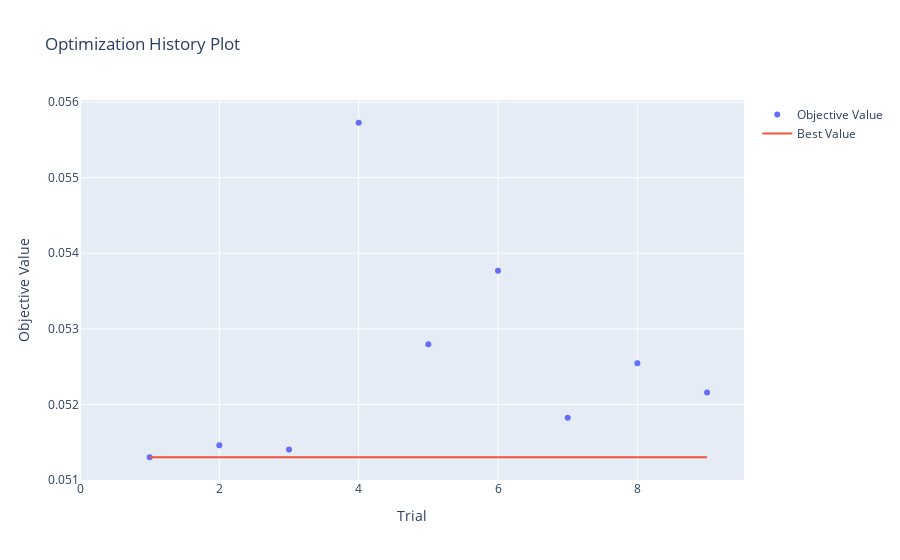
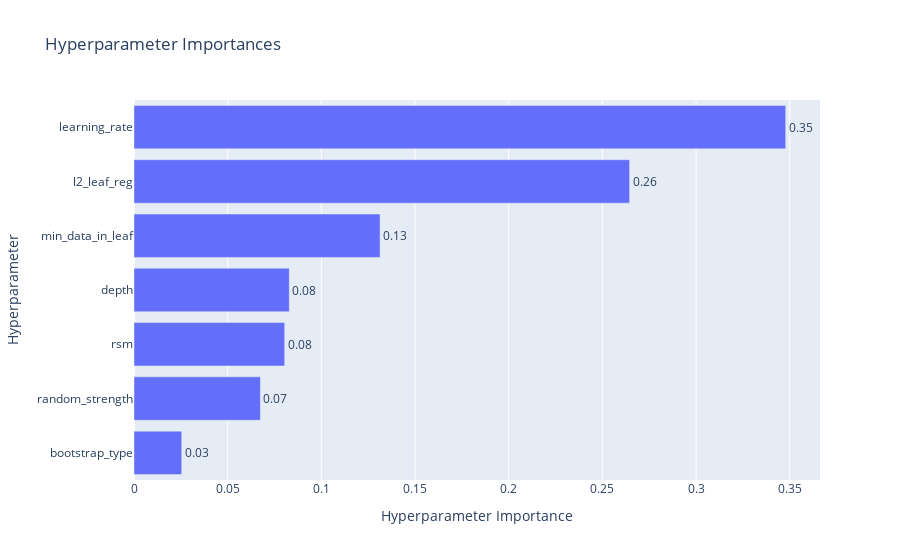
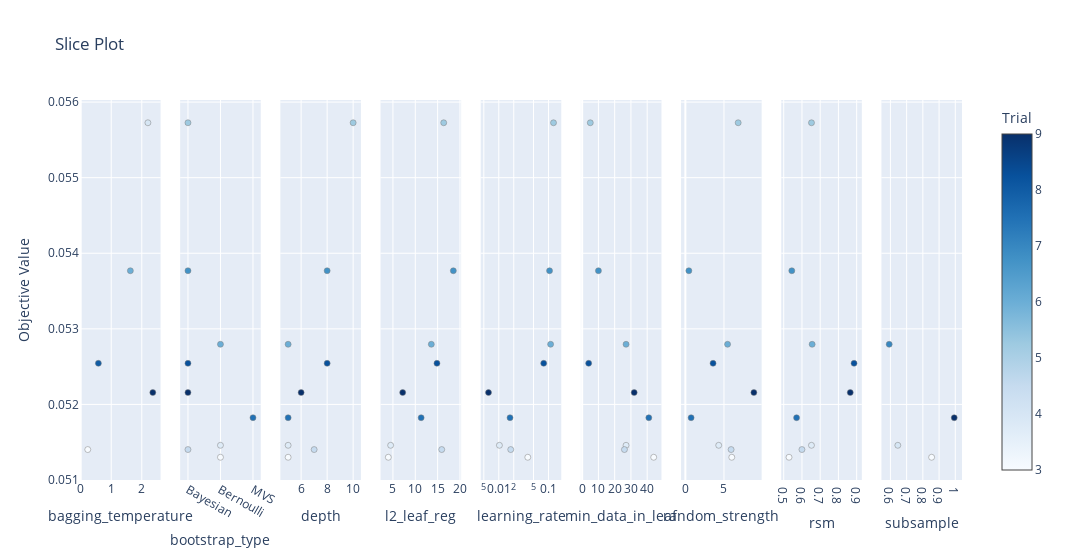

Here is the notebook cell these charts were saved with, in order:
### Code cell
# =========================
# ВИЗУАЛИЗАЦИЯ РЕЗУЛЬТАТОВ OPTUNA
# =========================
try:
    import optuna.visualization as vis
    
    # История оптимизации
    fig1 = vis.plot_optimization_history(study)
    fig1.show()
    
    # Важность параметров
    fig2 = vis.plot_param_importances(study)
    fig2.show()
    
    # Slice plot
    fig3 = vis.plot_slice(study)
    fig3.show()
    
except ImportError:
    print("Install plotly for visualizations: pip install plotly")
    print("\nTop 10 trials:")
    trials_df = study.trials_dataframe()
    print(trials_df.nsmallest(10, 'value')[['number', 'value', 'params_learning_rate', 'params_depth', 'params_l2_leaf_reg']])

### Figure 1 — Plotly figure (JSON) as saved in the notebook; plotly's stock layout.template omitted (floating-point values rounded to 4 significant figures)
{"data": [{"mode": "markers", "name": "Objective Value", "type": "scatter", "x": [1, 2, 3, 4, 5, 6, 7, 8, 9], "y": [0.0513, 0.05146, 0.0514, 0.05573, 0.0528, 0.05377, 0.05182, 0.05254, 0.05216]}, {"mode": "lines", "name": "Best Value", "type": "scatter", "x": [0, 1, 2, 3, 4, 5, 6, 7, 8, 9], "y": [null, 0.0513, 0.0513, 0.0513, 0.0513, 0.0513, 0.0513, 0.0513, 0.0513, 0.0513]}, {"marker": {"color": "#cccccc"}, "mode": "markers", "name": "Infeasible Trial", "showlegend": false, "type": "scatter", "x": [], "y": []}], "layout": {"title": {"text": "Optimization History Plot"}, "xaxis": {"title": {"text": "Trial"}}, "yaxis": {"title": {"text": "Objective Value"}}}}

### Figure 2 — Plotly figure (JSON) as saved in the notebook; plotly's stock layout.template omitted (floating-point values rounded to 4 significant figures)
{"data": [{"cliponaxis": false, "hovertemplate": ["bootstrap_type (CategoricalDistribution): 0.025474040782969914<extra></extra>", "random_strength (FloatDistribution): 0.06745260073410711<extra></extra>", "rsm (FloatDistribution): 0.08042859227131058<extra></extra>", "depth (IntDistribution): 0.08287972717530018<extra></extra>", "min_data_in_leaf (IntDistribution): 0.13135215262799713<extra></extra>", "l2_leaf_reg (FloatDistribution): 0.26454163265082353<extra></extra>", "learning_rate (FloatDistribution): 0.3478712537574915<extra></extra>"], "name": "Objective Value", "orientation": "h", "text": ["0.03", "0.07", "0.08", "0.08", "0.13", "0.26", "0.35"], "textposition": "outside", "type": "bar", "x": [0.02547, 0.06745, 0.08043, 0.08288, 0.1314, 0.2645, 0.3479], "y": ["bootstrap_type", "random_strength", "rsm", "depth", "min_data_in_leaf", "l2_leaf_reg", "learning_rate"]}], "layout": {"title": {"text": "Hyperparameter Importances"}, "xaxis": {"title": {"text": "Hyperparameter Importance"}}, "yaxis": {"title": {"text": "Hyperparameter"}}}}

### Figure 3 — Plotly figure (JSON) as saved in the notebook; plotly's stock layout.template omitted (floating-point values rounded to 4 significant figures)
{"data": [{"marker": {"color": [3, 4, 6, 8, 9], "colorbar": {"title": {"text": "Trial"}, "x": 1, "xpad": 40}, "colorscale": [[0, "rgb(247,251,255)"], [0.125, "rgb(222,235,247)"], [0.25, "rgb(198,219,239)"], [0.375, "rgb(158,202,225)"], [0.5, "rgb(107,174,214)"], [0.625, "rgb(66,146,198)"], [0.75, "rgb(33,113,181)"], [0.875, "rgb(8,81,156)"], [1, "rgb(8,48,107)"]], "line": {"color": "Grey", "width": 0.5}, "showscale": true}, "mode": "markers", "name": "Feasible Trial", "showlegend": false, "type": "scatter", "x": [0.2323, 2.201, 1.627, 0.5793, 2.361], "xaxis": "x", "y": [0.0514, 0.05573, 0.05377, 0.05254, 0.05216], "yaxis": "y"}, {"marker": {"color": [1, 2, 3, 4, 5, 6, 7, 8, 9], "colorbar": {"title": {"text": "Trial"}, "x": 1, "xpad": 40}, "colorscale": [[0, "rgb(247,251,255)"], [0.125, "rgb(222,235,247)"], [0.25, "rgb(198,219,239)"], [0.375, "rgb(158,202,225)"], [0.5, "rgb(107,174,214)"], [0.625, "rgb(66,146,198)"], [0.75, "rgb(33,113,181)"], [0.875, "rgb(8,81,156)"], [1, "rgb(8,48,107)"]], "line": {"color": "Grey", "width": 0.5}, "showscale": false}, "mode": "markers", "name": "Feasible Trial", "showlegend": false, "type": "scatter", "x": ["Bernoulli", "Bernoulli", "Bayesian", "Bayesian", "Bernoulli", "Bayesian", "MVS", "Bayesian", "Bayesian"], "xaxis": "x2", "y": [0.0513, 0.05146, 0.0514, 0.05573, 0.0528, 0.05377, 0.05182, 0.05254, 0.05216], "yaxis": "y2"}, {"marker": {"color": [1, 2, 3, 4, 5, 6, 7, 8, 9], "colorbar": {"title": {"text": "Trial"}, "x": 1, "xpad": 40}, "colorscale": [[0, "rgb(247,251,255)"], [0.125, "rgb(222,235,247)"], [0.25, "rgb(198,219,239)"], [0.375, "rgb(158,202,225)"], [0.5, "rgb(107,174,214)"], [0.625, "rgb(66,146,198)"], [0.75, "rgb(33,113,181)"], [0.875, "rgb(8,81,156)"], [1, "rgb(8,48,107)"]], "line": {"color": "Grey", "width": 0.5}, "showscale": false}, "mode": "markers", "name": "Feasible Trial", "showlegend": false, "type": "scatter", "x": [5, 5, 7, 10, 5, 8, 5, 8, 6], "xaxis": "x3", "y": [0.0513, 0.05146, 0.0514, 0.05573, 0.0528, 0.05377, 0.05182, 0.05254, 0.05216], "yaxis": "y3"}, {"marker": {"color": [1, 2, 3, 4, 5, 6, 7, 8, 9], "colorbar": {"title": {"text": "Trial"}, "x": 1, "xpad": 40}, "colorscale": [[0, "rgb(247,251,255)"], [0.125, "rgb(222,235,247)"], [0.25, "rgb(198,219,239)"], [0.375, "rgb(158,202,225)"], [0.5, "rgb(107,174,214)"], [0.625, "rgb(66,146,198)"], [0.75, "rgb(33,113,181)"], [0.875, "rgb(8,81,156)"], [1, "rgb(8,48,107)"]], "line": {"color": "Grey", "width": 0.5}, "showscale": false}, "mode": "markers", "name": "Feasible Trial", "showlegend": false, "type": "scatter", "x": [3.964, 4.485, 15.92, 16.36, 13.59, 18.52, 11.31, 14.85, 7.178], "xaxis": "x4", "y": [0.0513, 0.05146, 0.0514, 0.05573, 0.0528, 0.05377, 0.05182, 0.05254, 0.05216], "yaxis": "y4"}, {"marker": {"color": [1, 2, 3, 4, 5, 6, 7, 8, 9], "colorbar": {"title": {"text": "Trial"}, "x": 1, "xpad": 40}, "colorscale": [[0, "rgb(247,251,255)"], [0.125, "rgb(222,235,247)"], [0.25, "rgb(198,219,239)"], [0.375, "rgb(158,202,225)"], [0.5, "rgb(107,174,214)"], [0.625, "rgb(66,146,198)"], [0.75, "rgb(33,113,181)"], [0.875, "rgb(8,81,156)"], [1, "rgb(8,48,107)"]], "line": {"color": "Grey", "width": 0.5}, "showscale": false}, "mode": "markers", "name": "Feasible Trial", "showlegend": false, "type": "scatter", "x": [0.03831, 0.01029, 0.01738, 0.1261, 0.1102, 0.1049, 0.01682, 0.08008, 0.006207], "xaxis": "x5", "y": [0.0513, 0.05146, 0.0514, 0.05573, 0.0528, 0.05377, 0.05182, 0.05254, 0.05216], "yaxis": "y5"}, {"marker": {"color": [1, 2, 3, 4, 5, 6, 7, 8, 9], "colorbar": {"title": {"text": "Trial"}, "x": 1, "xpad": 40}, "colorscale": [[0, "rgb(247,251,255)"], [0.125, "rgb(222,235,247)"], [0.25, "rgb(198,219,239)"], [0.375, "rgb(158,202,225)"], [0.5, "rgb(107,174,214)"], [0.625, "rgb(66,146,198)"], [0.75, "rgb(33,113,181)"], [0.875, "rgb(8,81,156)"], [1, "rgb(8,48,107)"]], "line": {"color": "Grey", "width": 0.5}, "showscale": false}, "mode": "markers", "name": "Feasible Trial", "showlegend": false, "type": "scatter", "x": [44, 27, 26, 5, 27, 10, 41, 4, 32], "xaxis": "x6", "y": [0.0513, 0.05146, 0.0514, 0.05573, 0.0528, 0.05377, 0.05182, 0.05254, 0.05216], "yaxis": "y6"}, {"marker": {"color": [1, 2, 3, 4, 5, 6, 7, 8, 9], "colorbar": {"title": {"text": "Trial"}, "x": 1, "xpad": 40}, "colorscale": [[0, "rgb(247,251,255)"], [0.125, "rgb(222,235,247)"], [0.25, "rgb(198,219,239)"], [0.375, "rgb(158,202,225)"], [0.5, "rgb(107,174,214)"], [0.625, "rgb(66,146,198)"], [0.75, "rgb(33,113,181)"], [0.875, "rgb(8,81,156)"], [1, "rgb(8,48,107)"]], "line": {"color": "Grey", "width": 0.5}, "showscale": false}, "mode": "markers", "name": "Feasible Trial", "showlegend": false, "type": "scatter", "x": [6.011, 4.319, 5.924, 6.842, 5.467, 0.4523, 0.7455, 3.585, 8.872], "xaxis": "x7", "y": [0.0513, 0.05146, 0.0514, 0.05573, 0.0528, 0.05377, 0.05182, 0.05254, 0.05216], "yaxis": "y7"}, {"marker": {"color": [1, 2, 3, 4, 5, 6, 7, 8, 9], "colorbar": {"title": {"text": "Trial"}, "x": 1, "xpad": 40}, "colorscale": [[0, "rgb(247,251,255)"], [0.125, "rgb(222,235,247)"], [0.25, "rgb(198,219,239)"], [0.375, "rgb(158,202,225)"], [0.5, "rgb(107,174,214)"], [0.625, "rgb(66,146,198)"], [0.75, "rgb(33,113,181)"], [0.875, "rgb(8,81,156)"], [1, "rgb(8,48,107)"]], "line": {"color": "Grey", "width": 0.5}, "showscale": false}, "mode": "markers", "name": "Feasible Trial", "showlegend": false, "type": "scatter", "x": [0.529, 0.6521, 0.5998, 0.6523, 0.6559, 0.5442, 0.5705, 0.8856, 0.8648], "xaxis": "x8", "y": [0.0513, 0.05146, 0.0514, 0.05573, 0.0528, 0.05377, 0.05182, 0.05254, 0.05216], "yaxis": "y8"}, {"marker": {"color": [1, 2, 5, 7], "colorbar": {"title": {"text": "Trial"}, "x": 1, "xpad": 40}, "colorscale": [[0, "rgb(247,251,255)"], [0.125, "rgb(222,235,247)"], [0.25, "rgb(198,219,239)"], [0.375, "rgb(158,202,225)"], [0.5, "rgb(107,174,214)"], [0.625, "rgb(66,146,198)"], [0.75, "rgb(33,113,181)"], [0.875, "rgb(8,81,156)"], [1, "rgb(8,48,107)"]], "line": {"color": "Grey", "width": 0.5}, "showscale": false}, "mode": "markers", "name": "Feasible Trial", "showlegend": false, "type": "scatter", "x": [0.854, 0.6456, 0.5924, 0.9934], "xaxis": "x9", "y": [0.0513, 0.05146, 0.0528, 0.05182], "yaxis": "y9"}], "layout": {"title": {"text": "Slice Plot"}, "width": 2700, "xaxis": {"anchor": "y", "domain": [0, 0.09136], "title": {"text": "bagging_temperature"}}, "xaxis2": {"anchor": "y2", "categoryarray": ["Bayesian", "Bernoulli", "MVS"], "categoryorder": "array", "domain": [0.1136, 0.2049], "title": {"text": "bootstrap_type"}, "type": "category"}, "xaxis3": {"anchor": "y3", "domain": [0.2272, 0.3185], "title": {"text": "depth"}}, "xaxis4": {"anchor": "y4", "domain": [0.3407, 0.4321], "title": {"text": "l2_leaf_reg"}}, "xaxis5": {"anchor": "y5", "domain": [0.4543, 0.5457], "title": {"text": "learning_rate"}, "type": "log"}, "xaxis6": {"anchor": "y6", "domain": [0.5679, 0.6593], "title": {"text": "min_data_in_leaf"}}, "xaxis7": {"anchor": "y7", "domain": [0.6815, 0.7728], "title": {"text": "random_strength"}}, "xaxis8": {"anchor": "y8", "domain": [0.7951, 0.8864], "title": {"text": "rsm"}}, "xaxis9": {"anchor": "y9", "domain": [0.9086, 1], "title": {"text": "subsample"}}, "yaxis": {"anchor": "x", "domain": [0, 1], "title": {"text": "Objective Value"}}, "yaxis2": {"anchor": "x2", "domain": [0, 1], "matches": "y", "showticklabels": false}, "yaxis3": {"anchor": "x3", "domain": [0, 1], "matches": "y", "showticklabels": false}, "yaxis4": {"anchor": "x4", "domain": [0, 1], "matches": "y", "showticklabels": false}, "yaxis5": {"anchor": "x5", "domain": [0, 1], "matches": "y", "showticklabels": false}, "yaxis6": {"anchor": "x6", "domain": [0, 1], "matches": "y", "showticklabels": false}, "yaxis7": {"anchor": "x7", "domain": [0, 1], "matches": "y", "showticklabels": false}, "yaxis8": {"anchor": "x8", "domain": [0, 1], "matches": "y", "showticklabels": false}, "yaxis9": {"anchor": "x9", "domain": [0, 1], "matches": "y", "showticklabels": false}}}
